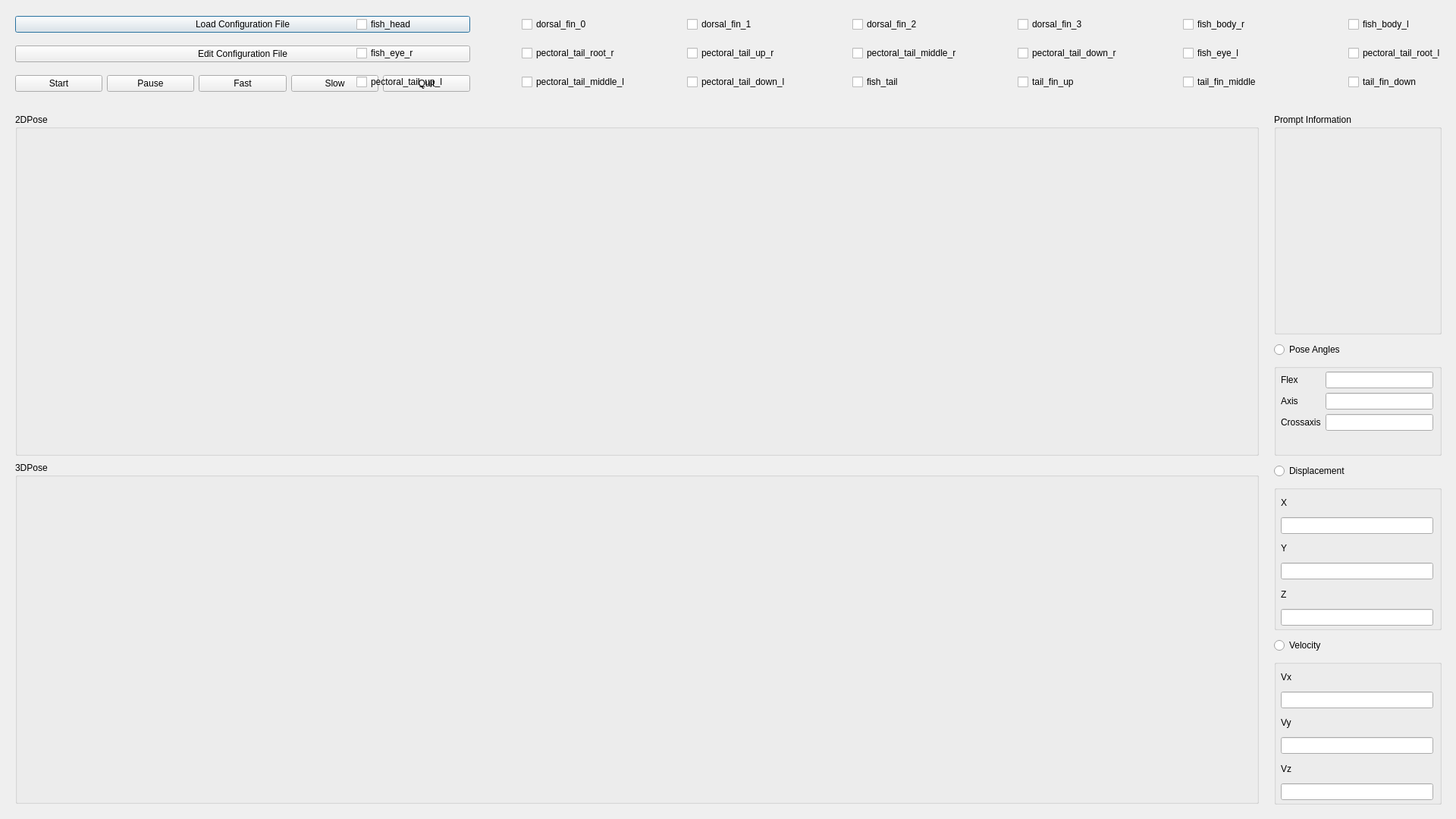
<?xml version="1.0" encoding="UTF-8"?>
<ui version="4.0">
 <class>PoseAnalysis</class>
 <widget class="QDialog" name="PoseAnalysis">
  <property name="geometry">
   <rect>
    <x>0</x>
    <y>0</y>
    <width>1920</width>
    <height>1080</height>
   </rect>
  </property>
  <property name="windowTitle">
   <string>AdamPosePlug</string>
  </property>
  <widget class="QWidget" name="layoutWidget_2">
   <property name="geometry">
    <rect>
     <x>20</x>
     <y>10</y>
     <width>600</width>
     <height>124</height>
    </rect>
   </property>
   <layout class="QVBoxLayout" name="verticalLayout">
    <item>
     <widget class="QPushButton" name="LoadConfigFile">
      <property name="text">
       <string>Load Configuration File</string>
      </property>
     </widget>
    </item>
    <item>
     <widget class="QPushButton" name="EditConfigFile">
      <property name="text">
       <string>Edit Configuration File</string>
      </property>
     </widget>
    </item>
    <item>
     <layout class="QHBoxLayout" name="horizontalLayout">
      <item>
       <widget class="QPushButton" name="Start">
        <property name="text">
         <string>Start</string>
        </property>
       </widget>
      </item>
      <item>
       <widget class="QPushButton" name="Pause">
        <property name="text">
         <string>Pause</string>
        </property>
       </widget>
      </item>
      <item>
       <widget class="QPushButton" name="Fast">
        <property name="text">
         <string>Fast</string>
        </property>
       </widget>
      </item>
      <item>
       <widget class="QPushButton" name="Slow">
        <property name="text">
         <string>Slow</string>
        </property>
       </widget>
      </item>
      <item>
       <widget class="QPushButton" name="Quit">
        <property name="text">
         <string>Quit</string>
        </property>
       </widget>
      </item>
     </layout>
    </item>
   </layout>
  </widget>
  <widget class="QWidget" name="layoutWidget_3">
   <property name="geometry">
    <rect>
     <x>470</x>
     <y>10</y>
     <width>1520</width>
     <height>121</height>
    </rect>
   </property>
   <layout class="QGridLayout" name="gridLayout">
    <item row="0" column="0">
     <widget class="QCheckBox" name="keypoint1">
      <property name="text">
       <string>fish_head</string>
      </property>
     </widget>
    </item>
    <item row="1" column="3">
     <widget class="QCheckBox" name="keypoint13">
      <property name="text">
       <string>pectoral_tail_middle_r</string>
      </property>
     </widget>
    </item>
    <item row="1" column="4">
     <widget class="QCheckBox" name="keypoint14">
      <property name="text">
       <string>pectoral_tail_down_r</string>
      </property>
     </widget>
    </item>
    <item row="1" column="6">
     <widget class="QCheckBox" name="keypoint12">
      <property name="text">
       <string>pectoral_tail_root_l</string>
      </property>
     </widget>
    </item>
    <item row="2" column="1">
     <widget class="QCheckBox" name="keypoint16">
      <property name="text">
       <string>pectoral_tail_middle_l</string>
      </property>
     </widget>
    </item>
    <item row="0" column="1">
     <widget class="QCheckBox" name="keypoint2">
      <property name="text">
       <string>dorsal_fin_0</string>
      </property>
     </widget>
    </item>
    <item row="1" column="1">
     <widget class="QCheckBox" name="keypoint9">
      <property name="text">
       <string>pectoral_tail_root_r</string>
      </property>
     </widget>
    </item>
    <item row="0" column="5">
     <widget class="QCheckBox" name="keypoint6">
      <property name="text">
       <string>fish_body_r</string>
      </property>
     </widget>
    </item>
    <item row="2" column="0">
     <widget class="QCheckBox" name="keypoint11">
      <property name="text">
       <string>pectoral_tail_up_l</string>
      </property>
     </widget>
    </item>
    <item row="1" column="5">
     <widget class="QCheckBox" name="keypoint15">
      <property name="text">
       <string>fish_eye_l</string>
      </property>
     </widget>
    </item>
    <item row="0" column="3">
     <widget class="QCheckBox" name="keypoint4">
      <property name="text">
       <string>dorsal_fin_2</string>
      </property>
     </widget>
    </item>
    <item row="0" column="4">
     <widget class="QCheckBox" name="keypoint5">
      <property name="text">
       <string>dorsal_fin_3</string>
      </property>
     </widget>
    </item>
    <item row="0" column="6">
     <widget class="QCheckBox" name="keypoint7">
      <property name="text">
       <string>fish_body_l</string>
      </property>
     </widget>
    </item>
    <item row="1" column="2">
     <widget class="QCheckBox" name="keypoint10">
      <property name="text">
       <string>pectoral_tail_up_r</string>
      </property>
     </widget>
    </item>
    <item row="1" column="0">
     <widget class="QCheckBox" name="keypoint8">
      <property name="text">
       <string>fish_eye_r</string>
      </property>
     </widget>
    </item>
    <item row="2" column="3">
     <widget class="QCheckBox" name="keypoint17">
      <property name="text">
       <string>fish_tail</string>
      </property>
     </widget>
    </item>
    <item row="2" column="5">
     <widget class="QCheckBox" name="keypoint20">
      <property name="text">
       <string>tail_fin_middle</string>
      </property>
     </widget>
    </item>
    <item row="2" column="2">
     <widget class="QCheckBox" name="keypoint21">
      <property name="text">
       <string>pectoral_tail_down_l</string>
      </property>
     </widget>
    </item>
    <item row="2" column="4">
     <widget class="QCheckBox" name="keypoint18">
      <property name="text">
       <string>tail_fin_up</string>
      </property>
     </widget>
    </item>
    <item row="2" column="6">
     <widget class="QCheckBox" name="keypoint19">
      <property name="text">
       <string>tail_fin_down</string>
      </property>
     </widget>
    </item>
    <item row="0" column="2">
     <widget class="QCheckBox" name="keypoint3">
      <property name="text">
       <string>dorsal_fin_1</string>
      </property>
     </widget>
    </item>
   </layout>
  </widget>
  <widget class="QGroupBox" name="PoseEstimation2D">
   <property name="geometry">
    <rect>
     <x>20</x>
     <y>150</y>
     <width>1640</width>
     <height>451</height>
    </rect>
   </property>
   <property name="title">
    <string>2DPose</string>
   </property>
  </widget>
  <widget class="QGroupBox" name="PoseEstimation3D">
   <property name="geometry">
    <rect>
     <x>20</x>
     <y>609</y>
     <width>1640</width>
     <height>451</height>
    </rect>
   </property>
   <property name="title">
    <string>3DPose</string>
   </property>
  </widget>
  <widget class="QGroupBox" name="groupBox">
   <property name="geometry">
    <rect>
     <x>1680</x>
     <y>480</y>
     <width>221</width>
     <height>121</height>
    </rect>
   </property>
   <property name="title">
    <string/>
   </property>
   <widget class="QWidget" name="formLayoutWidget">
    <property name="geometry">
     <rect>
      <x>9</x>
      <y>10</y>
      <width>201</width>
      <height>101</height>
     </rect>
    </property>
    <layout class="QFormLayout" name="formLayout">
     <item row="0" column="0">
      <widget class="QLabel" name="label">
       <property name="text">
        <string>Flex</string>
       </property>
      </widget>
     </item>
     <item row="0" column="1">
      <widget class="QLineEdit" name="lineEdit"/>
     </item>
     <item row="1" column="0">
      <widget class="QLabel" name="label_2">
       <property name="text">
        <string>Axis</string>
       </property>
      </widget>
     </item>
     <item row="1" column="1">
      <widget class="QLineEdit" name="lineEdit_2"/>
     </item>
     <item row="2" column="0">
      <widget class="QLabel" name="label_3">
       <property name="text">
        <string>Crossaxis</string>
       </property>
      </widget>
     </item>
     <item row="2" column="1">
      <widget class="QLineEdit" name="lineEdit_3"/>
     </item>
    </layout>
   </widget>
  </widget>
  <widget class="QGroupBox" name="groupBox_2">
   <property name="geometry">
    <rect>
     <x>1680</x>
     <y>640</y>
     <width>221</width>
     <height>191</height>
    </rect>
   </property>
   <property name="title">
    <string/>
   </property>
   <widget class="QWidget" name="verticalLayoutWidget">
    <property name="geometry">
     <rect>
      <x>9</x>
      <y>9</y>
      <width>201</width>
      <height>176</height>
     </rect>
    </property>
    <layout class="QVBoxLayout" name="verticalLayout_2">
     <item>
      <widget class="QLabel" name="label_4">
       <property name="text">
        <string>X</string>
       </property>
      </widget>
     </item>
     <item>
      <widget class="QLineEdit" name="lineEdit_4"/>
     </item>
     <item>
      <widget class="QLabel" name="label_5">
       <property name="text">
        <string>Y</string>
       </property>
      </widget>
     </item>
     <item>
      <widget class="QLineEdit" name="lineEdit_5"/>
     </item>
     <item>
      <widget class="QLabel" name="label_6">
       <property name="text">
        <string>Z</string>
       </property>
      </widget>
     </item>
     <item>
      <widget class="QLineEdit" name="lineEdit_6"/>
     </item>
    </layout>
   </widget>
  </widget>
  <widget class="QGroupBox" name="groupBox_3">
   <property name="geometry">
    <rect>
     <x>1680</x>
     <y>150</y>
     <width>221</width>
     <height>291</height>
    </rect>
   </property>
   <property name="title">
    <string>Prompt Information</string>
   </property>
  </widget>
  <widget class="QGroupBox" name="groupBox_4">
   <property name="geometry">
    <rect>
     <x>1680</x>
     <y>870</y>
     <width>221</width>
     <height>191</height>
    </rect>
   </property>
   <property name="title">
    <string/>
   </property>
   <widget class="QWidget" name="verticalLayoutWidget_2">
    <property name="geometry">
     <rect>
      <x>9</x>
      <y>9</y>
      <width>201</width>
      <height>176</height>
     </rect>
    </property>
    <layout class="QVBoxLayout" name="verticalLayout_3">
     <item>
      <widget class="QLabel" name="label_7">
       <property name="text">
        <string>Vx</string>
       </property>
      </widget>
     </item>
     <item>
      <widget class="QLineEdit" name="lineEdit_7"/>
     </item>
     <item>
      <widget class="QLabel" name="label_8">
       <property name="text">
        <string>Vy</string>
       </property>
      </widget>
     </item>
     <item>
      <widget class="QLineEdit" name="lineEdit_8"/>
     </item>
     <item>
      <widget class="QLabel" name="label_9">
       <property name="text">
        <string>Vz</string>
       </property>
      </widget>
     </item>
     <item>
      <widget class="QLineEdit" name="lineEdit_9"/>
     </item>
    </layout>
   </widget>
  </widget>
  <widget class="QRadioButton" name="PoseAngles">
   <property name="geometry">
    <rect>
     <x>1680</x>
     <y>450</y>
     <width>141</width>
     <height>22</height>
    </rect>
   </property>
   <property name="text">
    <string>Pose Angles</string>
   </property>
  </widget>
  <widget class="QRadioButton" name="Velocity">
   <property name="geometry">
    <rect>
     <x>1680</x>
     <y>840</y>
     <width>151</width>
     <height>22</height>
    </rect>
   </property>
   <property name="text">
    <string>Velocity</string>
   </property>
  </widget>
  <widget class="QRadioButton" name="Displacement">
   <property name="geometry">
    <rect>
     <x>1680</x>
     <y>610</y>
     <width>151</width>
     <height>22</height>
    </rect>
   </property>
   <property name="text">
    <string>Displacement</string>
   </property>
  </widget>
  <zorder>PoseEstimation2D</zorder>
  <zorder>layoutWidget_2</zorder>
  <zorder>layoutWidget_3</zorder>
  <zorder>PoseEstimation3D</zorder>
  <zorder>groupBox</zorder>
  <zorder>groupBox_2</zorder>
  <zorder>groupBox_3</zorder>
  <zorder>groupBox_4</zorder>
  <zorder>PoseAngles</zorder>
  <zorder>Velocity</zorder>
  <zorder>Displacement</zorder>
 </widget>
 <resources/>
 <connections/>
</ui>
